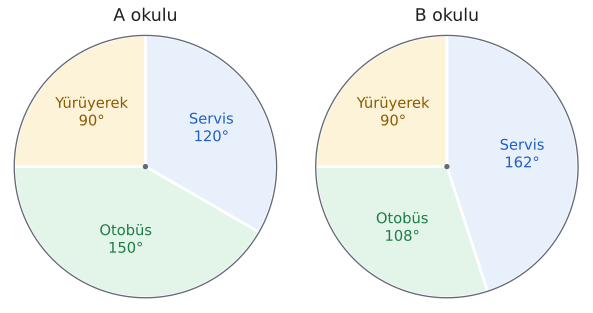

The script that drew this image:
import sys; sys.path.insert(0, "tools")
from cizim import *

def daire(ax, adlar, acilar, yaz=None, r_yazi=0.58, fs=13):
    renk = [MAVI_ACIK, YESIL_ACIK, SARI_ACIK, KIRMIZI_ACIK]; kenar = [MAVI, YESIL, SARI, KIRMIZI]
    bas = 90
    for i, (ad, a) in enumerate(zip(adlar, acilar)):
        ax.add_patch(patches.Wedge((0, 0), 1, bas - a, bas, facecolor=renk[i], edgecolor="white", lw=2))
        orta = np.radians(bas - a / 2)
        t = ad + ("\n" + yaz[i] if yaz and yaz[i] else "")
        ax.text(r_yazi * np.cos(orta), r_yazi * np.sin(orta), t, ha="center", va="center", color=kenar[i], fontsize=fs)
        bas -= a
    ax.add_patch(patches.Circle((0, 0), 1, fill=False, edgecolor=SOLUK, lw=1))
    ax.plot(0, 0, "o", color=SOLUK, markersize=3)
    ax.set_xlim(-1.05, 1.05); ax.set_ylim(-1.05, 1.05); ax.set_aspect("equal"); ax.axis("off")

# Alıştırma Soru 8: iki okulun ulaşım grafiği. A (600): Servis 120, Otobüs 150, Yürüyerek 90. B (400): Servis 162, Otobüs 108, Yürüyerek 90.
fig, (a1, a2) = plt.subplots(1, 2, figsize=(6.4, 3.4))
daire(a1, ["Servis", "Otobüs", "Yürüyerek"], [120, 150, 90], ["120°", "150°", "90°"], fs=11)
daire(a2, ["Servis", "Otobüs", "Yürüyerek"], [162, 108, 90], ["162°", "108°", "90°"], fs=11)
a1.set_title("A okulu", fontsize=13); a2.set_title("B okulu", fontsize=13)
fig.tight_layout(w_pad=1.5)
kaydet(fig, __file__)
